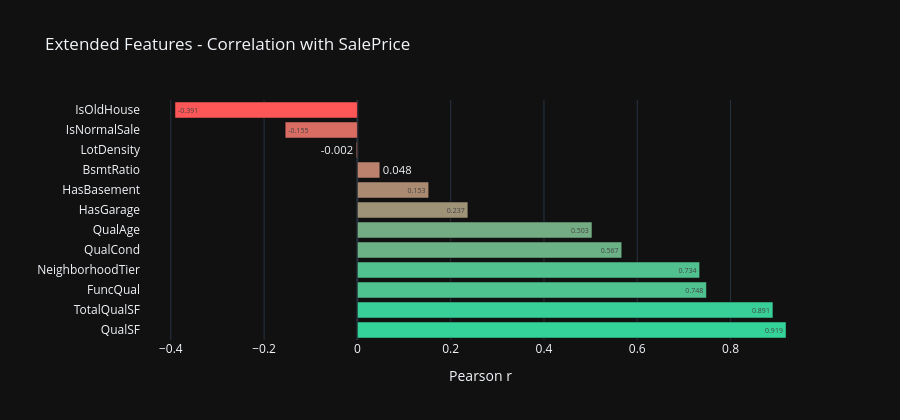

Notebook code for this chart:
### Code cell
fig = px.bar(
    corr_extended.reset_index(),
    x=TARGET,
    y="index",
    orientation="h",
    title="Extended Features - Correlation with SalePrice",
    labels={TARGET: "Pearson r", "index": ""},
    color=TARGET,
    color_continuous_scale=["#ff5757", "#34d399"],
    text_auto=".3f",
)
fig.update_layout(height=420, coloraxis_showscale=False)
fig.show()

### Figure 1 — Plotly figure (JSON) as saved in the notebook; plotly's stock layout.template omitted (floating-point values rounded to 4 significant figures)
{"data": [{"hovertemplate": "Pearson r=%{marker.color}<br>=%{y}<extra></extra>", "legendgroup": "", "marker": {"color": [0.919, 0.8909, 0.7483, 0.7338, 0.5668, 0.5029, 0.2369, 0.1529, 0.04813, -0.002466, -0.1548, -0.3911], "coloraxis": "coloraxis", "pattern": {"shape": ""}}, "name": "", "orientation": "h", "showlegend": false, "textposition": "auto", "texttemplate": "%{x:.3f}", "type": "bar", "x": [0.919, 0.8909, 0.7483, 0.7338, 0.5668, 0.5029, 0.2369, 0.1529, 0.04813, -0.002466, -0.1548, -0.3911], "xaxis": "x", "y": ["QualSF", "TotalQualSF", "FuncQual", "NeighborhoodTier", "QualCond", "QualAge", "HasGarage", "HasBasement", "BsmtRatio", "LotDensity", "IsNormalSale", "IsOldHouse"], "yaxis": "y"}], "layout": {"barmode": "relative", "coloraxis": {"autocolorscale": false, "colorbar": {"title": {"text": "Pearson r"}}, "colorscale": [[0, "#ff5757"], [1, "#34d399"]], "showscale": false}, "height": 420, "legend": {"tracegroupgap": 0}, "title": {"text": "Extended Features - Correlation with SalePrice"}, "xaxis": {"anchor": "y", "domain": [0, 1], "title": {"text": "Pearson r"}}, "yaxis": {"anchor": "x", "domain": [0, 1], "title": {"text": ""}}}}
